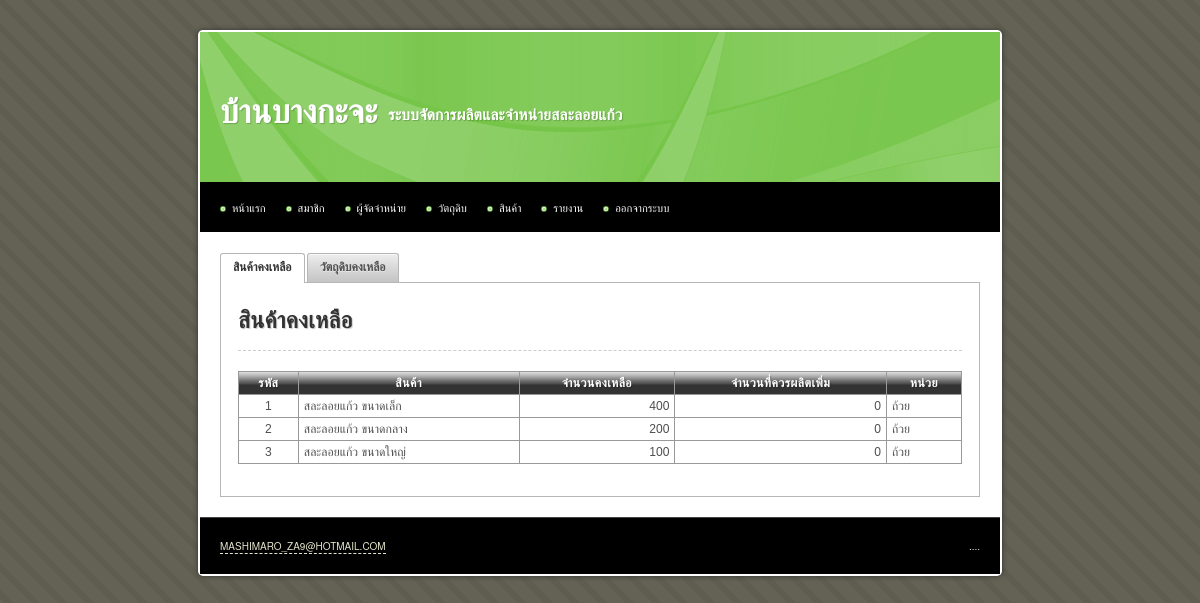
The page /main/index.php (signed in) on the database its author committed.
### tables this page shows
CREATE TABLE IF NOT EXISTS `product` (
  `id` int(10) unsigned NOT NULL AUTO_INCREMENT,
  `name` varchar(255) NOT NULL,
  `description` text,
  `weight` int(10) NOT NULL,
  `unit` varchar(255) NOT NULL,
  `image` varchar(255) DEFAULT NULL,
  `manufacture_min` int(10) unsigned NOT NULL,
  `manufacture_max` int(10) unsigned NOT NULL,
  `stock_max` int(10) unsigned NOT NULL,
  `labour_min` int(10) unsigned NOT NULL,
  `order_min` int(10) unsigned NOT NULL,
  `unit_per_labour` int(10) unsigned NOT NULL,
  `total` int(10) unsigned NOT NULL DEFAULT '0',
  `price_retail` int(10) unsigned NOT NULL,
  `price_wholesale` int(10) unsigned NOT NULL,
  `date_create` datetime NOT NULL,
  `date_update` timestamp NOT NULL DEFAULT CURRENT_TIMESTAMP ON UPDATE CURRENT_TIMESTAMP,
  PRIMARY KEY (`id`)
);

### iic_tools/helpers/iic_utilities_helper.php (called while the page is built, shortened)
<?php
function remove_comma($number, $decimal = 0)
{
	$_int		= 0;
	$_decimal	= '';
	if(count(explode (".", $number)) > 1)
	{
		list($_int, $_decimal) = explode (".", $number);
	}
	else
	{
		$_int = ($number == '') ? 0 : $number;
	}
	$_int = explode (',', $_int);
	$_int = implode ($_int);
	$_new_number = $_int.$_decimal;
	return $_new_number;
}
function add_comma($number, $decimal = 0)
{
	$_sign		= '';
	$_int		= 0;
	$_decimal	= '';
	if(count(explode (".", $number)) > 1)
	{
		list($_int, $_decimal) = explode (".", $number);
	}
	else
	{
		$_int = ($number == '') ? 0 : $number;
	}
	$_int = remove_comma($_int);
	if($_int < 0)
	{
		$_sign = '-';
		$_int = str_replace('-', '', $_int);
	}
	else
	{
		$_sign = '';
	}
	$_total_loop = (strlen($_int) > 3) ? floor(strlen($_int) / 3) : 0;
	for($_loop = $_total_loop; $_loop > 0; $_loop--)
	{
		$_length = (3 * $_loop) * -1;
		$_int = substr_replace($_int, ',', $_length, 0 );
	}
	$_new_number = $_sign.$_int.$_decimal;
	return $_new_number;
}

### main/index.php (the view, shortened to what this page needs)
<!DOCTYPE html PUBLIC "-//W3C//DTD XHTML 1.0 Transitional//EN" "http://www.w3.org/TR/xhtml1/DTD/xhtml1-transitional.dtd">
<html xmlns="http://www.w3.org/1999/xhtml">
<head>
<?php include("inc.css.php"); ?>
</head>
<body>
<div id="container">
	<?php include("inc.header.php"); ?>
	<div id="content">
		<div id="tabs">
			<ul>
				<li><a href="#tabs-1">สินค้าคงเหลือ</a></li>
				<li><a href="#tabs-2">วัตถุดิบคงเหลือ</a></li>
			</ul>
			<div id="tabs-1">
				<h2>สินค้าคงเหลือ</h2>
				<hr />
				<table>
                <thead>
    				<tr>
                    	<th scope="col">รหัส</th>
    					<th scope="col">สินค้า</th>
    					<th scope="col">จำนวนคงเหลือ</th>
    					<th scope="col">จำนวนที่ควรผลิตเพิ่ม</th>
                        <th scope="col">หน่วย</th>
    				</tr>
                </thead>
                <tbody>
    				<?php
    				$sql = 'SELECT * FROM product';
    				$query = mysql_query($sql) or die(mysql_error());
    				while($data = mysql_fetch_array($query)):
						$sql = 'SELECT SUM(quantity) AS total
								FROM product_transaction
								WHERE
									id_product = '.$data['id'].'
								 	AND type = 0';
						$result = mysql_query($sql) or die(mysql_error());
						$product_stock_data = mysql_fetch_assoc($result);
						$product_stock_qty = $product_stock_data['total'];
                        $restock_qty = $data['stock_max'] - $product_stock_data['total'];
    				?>
    				<tr>
                    	<td align="center"><?php echo $data['id'] ?></td>
    					<td><?php echo $data['name'] ?></td>
    					<td class="right"><?php echo add_comma($product_stock_qty) ?></td>
    					<td class="right"><?php echo add_comma($restock_qty) ?></td>
    					<td><?php echo $data['unit'] ?></td>
    				</tr>
    				<?php endwhile ?>
				</tbody>
			</table>
			</div>
		</div>
	</div>
	<?php include("inc.footer.php"); ?>
</div>
</body>
</html>

### iic_tools/css/iic_layout.css (style rules this page uses)
html, body, div, span, applet, object, iframe, h1, h2, h3, h4, h5, h6, p, blockquote, pre, a, abbr, acronym, address, big, cite, code, del, dfn, em, font, img, ins, kbd, q, s, samp, small, strike, strong, sub, sup, tt, var, b, u, i, center, dl, dt, dd, ol, ul, li, fieldset, form, label, legend, table, caption, tbody, tfoot, thead, tr, th, td { margin:0; padding:0; border:0; outline:0; font-size:100%; vertical-align:baseline; background:transparent }
ol, ul { list-style:none }
table { border-collapse:collapse; border-spacing:0 }
body { font: 14px/1.5 'Microsoft Sans Serif', 'Helvetica Neue', Arial, 'Liberation Sans', FreeSans, sans-serif }
hr { border:0 #ccc solid; border-top-width:1px; clear:both; height:0 }
h2 { font-size:23px }
li { margin-left:30px }
p, dl, hr, h1, h2, h3, h4, h5, h6, h7, ol, ul, pre, table, address, fieldset { margin-bottom:20px }

### iic_tools/css/iic_style.css (style rules this page uses)
.right { text-align: right; }
a:link { color: #00F; text-decoration: none; }
thead th { background-image: url(../img/bg_th.png); white-space: nowrap; }

### css/style.css (style rules this page uses)
body { margin: 30px 0px 20px 0px; padding: 0; background: #D7D7BD url(../images/img01.png) repeat; text-align: justify; line-height: 20px; font-size: 11px; color: #4C4C4C; }
h1, h2, h3, h4, h5, h6, th, b, strong { color: #333; letter-spacing: 0.25px; text-shadow: 1px 1px 1px rgba(0, 0, 0, 0.2); -moz-text-shadow: 1px 1px 1px rgba(0, 0, 0, 0.2); -webkit-text-shadow: 1px 1px 1px rgba(0, 0, 0, 0.2); }
hr { border-style: dashed; }
#container { background: #FFF; display: table; width: 800px; margin: auto; padding: 2px; border-radius: 5px; -moz-border-radius: 5px; -webkit-border-radius: 5px; box-shadow: 0px 0px 5px #333; -moz-box-shadow: 0px 0px 5px #333; -webkit-box-shadow: 0px 0px 5px #333; }
#content { background: #FFF; padding: 20px; }
table { border: 1px solid #000; border-collapse: collapse; width: 100% }
table td, table th { padding: 1px 5px; border: 1px solid #999; border-collapse: collapse; }
table th { background-color: #333; border: 1px solid #999; color: #FFF; text-align: center; letter-spacing: 0.5px; }

### main/index.php (style rules this page uses)
h2 { margin-top: 15px; }

### rows shown on the page
product: id "1", name "สละลอยแก้ว ขนาดเล็ก", product_stock_qty "400", restock_qty "0", unit "ถ้วย"
product: id "2", name "สละลอยแก้ว ขนาดกลาง", product_stock_qty "200", restock_qty "0", unit "ถ้วย"
product: id "3", name "สละลอยแก้ว ขนาดใหญ่", product_stock_qty "100", restock_qty "0", unit "ถ้วย"
